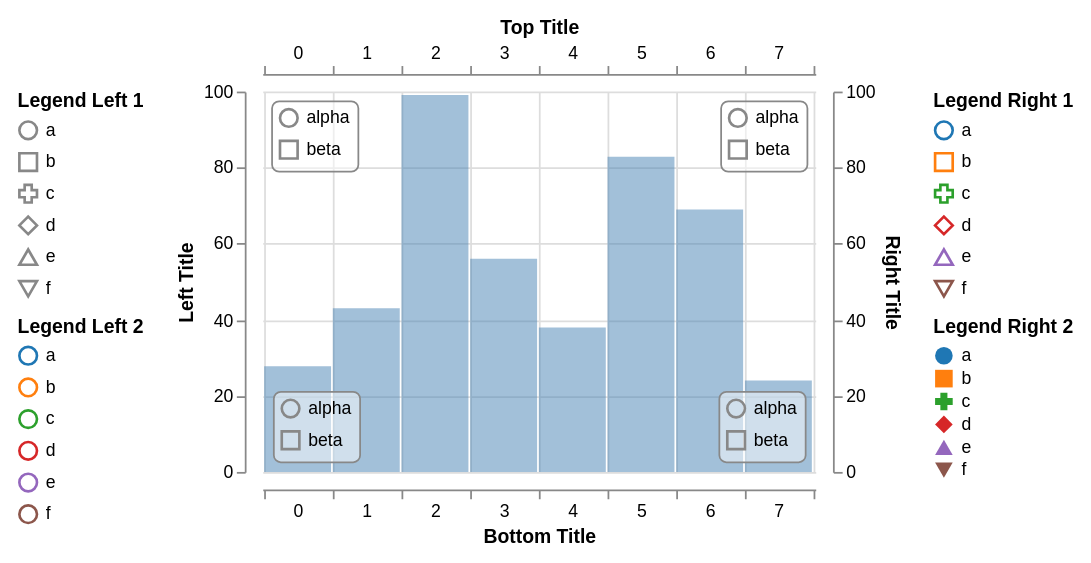

The Vega-Lite source for this figure:
### Vega specification from a JSON file in a GitHub repository (floating-point values rounded to 4 significant figures)
{"schema": {"language": "vega", "version": "3.0"}, "width": 600, "height": 300, "padding": 10, "autosize": "fit", "config": {"axisBand": {"bandPosition": 1, "tickPadding": -1, "tickExtra": true}}, "signals": [{"name": "active", "value": null, "on": [{"events": {"marktype": "rect", "type": "mouseover"}, "update": "datum"}, {"events": {"marktype": "rect", "type": "mouseout"}, "update": "null"}]}], "data": [{"name": "values", "values": [{"x": 0, "y": 28}, {"x": 1, "y": 43}, {"x": 2, "y": 99}, {"x": 3, "y": 56}, {"x": 4, "y": 38}, {"x": 5, "y": 83}, {"x": 6, "y": 69}, {"x": 7, "y": 24}]}], "scales": [{"name": "xscale", "type": "band", "range": [0, {"signal": "width"}], "round": true, "domain": {"data": "values", "field": "x"}}, {"name": "yscale", "type": "linear", "range": [{"signal": "height"}, 0], "round": true, "domain": {"data": "values", "field": "y"}, "zero": true, "nice": true}, {"name": "shapeScale", "type": "ordinal", "domain": ["a", "b", "c", "d", "e", "f"], "range": ["circle", "square", "cross", "diamond", "triangle-up", "triangle-down"]}, {"name": "colorScale", "type": "ordinal", "domain": ["a", "b", "c", "d", "e", "f"], "scheme": "category10"}, {"name": "innerScale", "type": "ordinal", "domain": ["alpha", "beta"], "range": ["circle", "square"]}], "axes": [{"scale": "yscale", "orient": "left", "tickCount": 5, "grid": false, "domain": true, "title": "Left Title", "offset": 10}, {"scale": "yscale", "orient": "right", "tickCount": 5, "grid": true, "domain": true, "title": "Right Title", "offset": 10}, {"scale": "xscale", "orient": "top", "grid": false, "domain": true, "title": "Top Title", "offset": 10}, {"scale": "xscale", "orient": "bottom", "grid": true, "domain": true, "title": "Bottom Title", "offset": 10}], "legends": [{"shape": "shapeScale", "stroke": "colorScale", "title": "Legend Right 1"}, {"shape": "shapeScale", "fill": "colorScale", "orient": "right", "title": "Legend Right 2"}, {"shape": "shapeScale", "orient": "left", "title": "Legend Left 1"}, {"stroke": "colorScale", "orient": "left", "title": "Legend Left 2"}, {"shape": "innerScale", "orient": "top-left", "offset": 5, "padding": 4, "encode": {"legend": {"enter": {"fill": {"value": "#fff"}, "fillOpacity": {"value": 0.5}, "stroke": {"value": "#888"}, "cornerRadius": {"value": 4}}}}}, {"shape": "innerScale", "orient": "top-right", "offset": 5, "padding": 4, "encode": {"legend": {"enter": {"fill": {"value": "#fff"}, "fillOpacity": {"value": 0.5}, "stroke": {"value": "#888"}, "cornerRadius": {"value": 4}}}}}, {"shape": "innerScale", "orient": "bottom-left", "offset": 6, "padding": 4, "encode": {"legend": {"enter": {"fill": {"value": "#fff"}, "fillOpacity": {"value": 0.5}, "stroke": {"value": "#888"}, "cornerRadius": {"value": 4}}}}}, {"shape": "innerScale", "orient": "bottom-right", "interactive": true, "offset": 6, "padding": 4, "encode": {"legend": {"enter": {"fill": {"value": "#fff"}, "fillOpacity": {"value": 0.5}, "stroke": {"value": "#888"}, "cornerRadius": {"value": 4}}, "update": {"stroke": {"value": "#888"}}, "hover": {"stroke": {"value": "#f8f"}}}}}], "marks": [{"type": "rect", "from": {"data": "values"}, "encode": {"update": {"x": {"scale": "xscale", "field": "x"}, "width": {"scale": "xscale", "band": 1, "offset": -1}, "y": {"scale": "yscale", "field": "y"}, "y2": {"scale": "yscale", "value": 0}, "fill": {"value": "steelblue"}, "fillOpacity": {"value": 0.5}, "stroke": {"color": {"l": {"value": 50}, "a": {"value": 100}, "b": {"value": -20}}}, "strokeWidth": [{"test": "datum===active", "value": 5}, {"value": 0}]}}}]}
